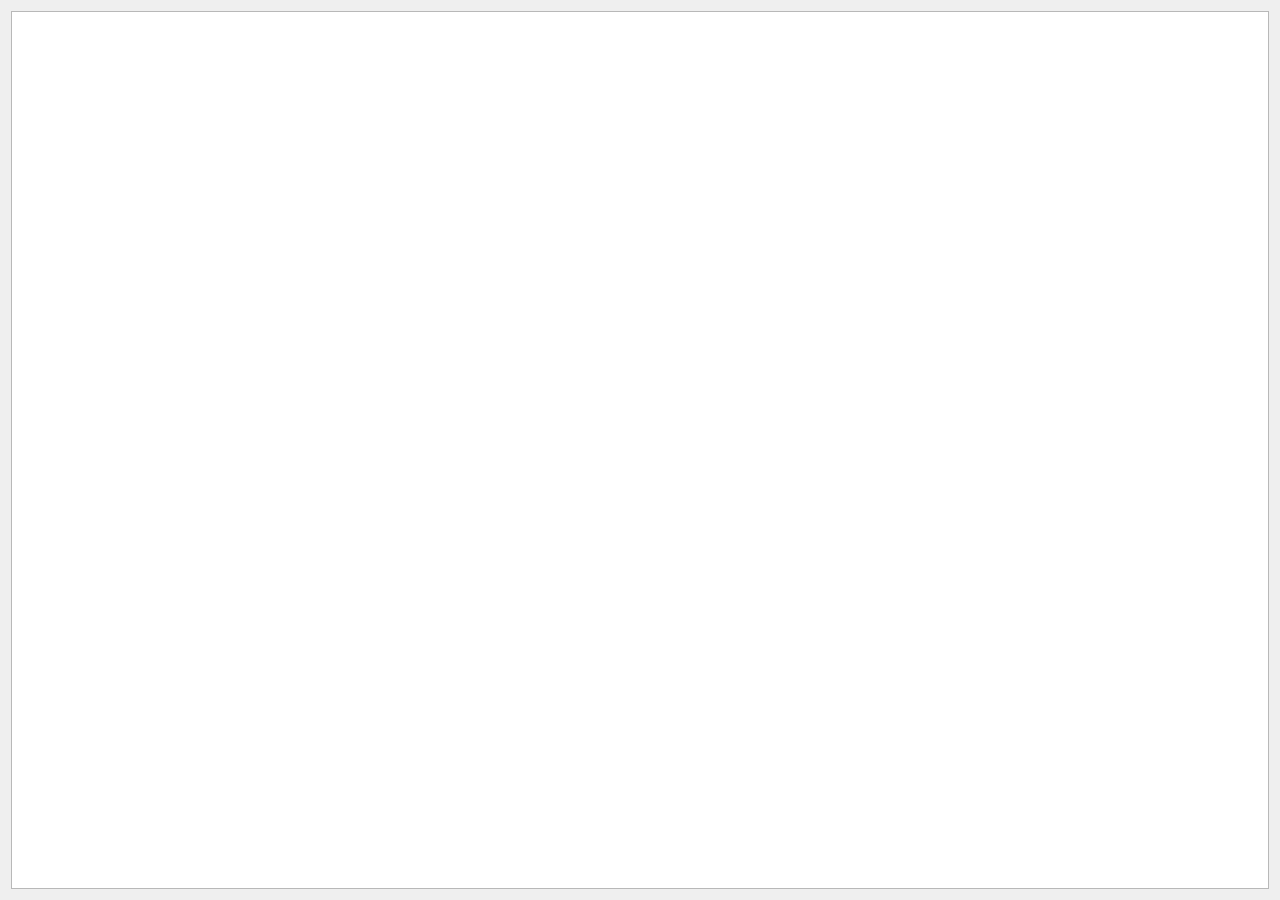
<?xml version="1.0" encoding="UTF-8"?>
<ui version="4.0">
 <class>MyView</class>
 <widget class="QWidget" name="MyView">
  <property name="geometry">
   <rect>
    <x>0</x>
    <y>0</y>
    <width>1280</width>
    <height>900</height>
   </rect>
  </property>
  <property name="windowTitle">
   <string>Form</string>
  </property>
  <layout class="QGridLayout" name="gridLayout">
   <item row="0" column="0">
    <widget class="QGraphicsView" name="graphicsView"/>
   </item>
  </layout>
 </widget>
 <resources/>
 <connections/>
</ui>
